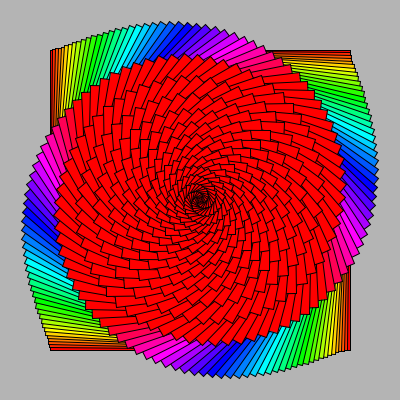
Frame 1 (no input)
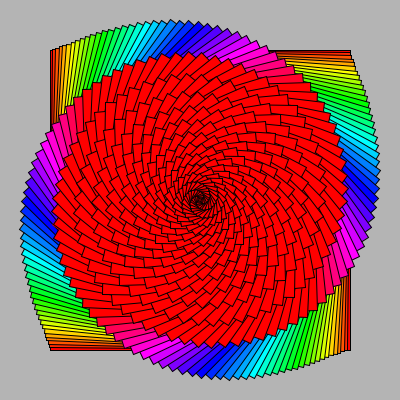
Frame 60 (the mouse pressed at the canvas centre just before this capture)
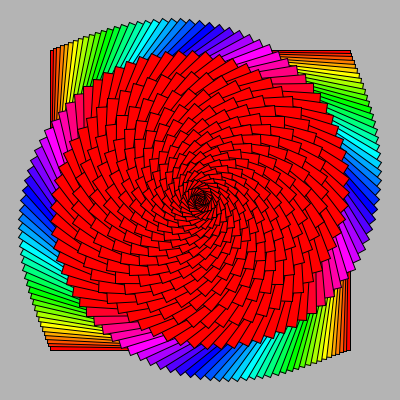
Frame 120 (the mouse held since frame 60 and released just before this capture)

The Processing sketch that drew these frames (run headless with seeded random() and noise(); from frame 60 on, the mouse is pressed at the canvas centre):

// Processing sketch: MultiCuadrados_Rotando
// ── MultiCuadrados_Rotando.pde
float r;

void setup() {
  size(400, 400);  
  rectMode(CENTER);
  r=10;
  colorMode(HSB,360,100,100);
}
void draw() {
  background(255);
  fill(0, 255, 0);
  rect(width/2, height/2, 100, 100);
  r+=0.05;
  for (int i=0; i<150; i++) {
    pushMatrix();
    translate(width/2, height/2);
    rotate(radians(r+i)*i*0.05);
    fill(10*i, 100,100);
    rect(0, 0, 300-2*i, 300-2*i);
    popMatrix();
  }
}
